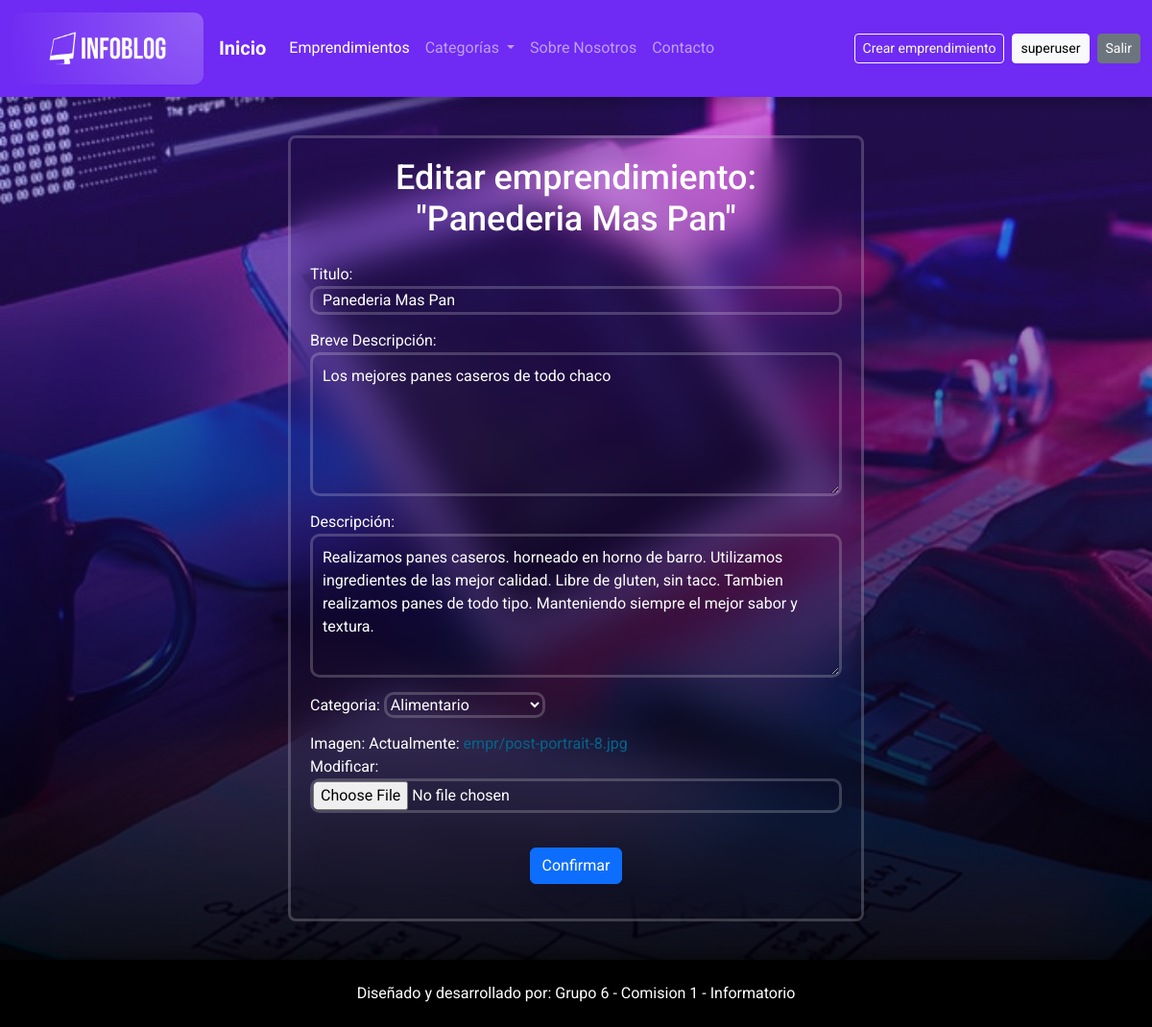
/emprendimientos/Editar/47 (signed in), run on the app's committed database.
### apps/empr/models.py (models this page shows, shortened)
class Emprendimientos(models.Model):
    creado = models.DateTimeField(
		'creado',
		auto_now_add=True
	)
    modificado = models.DateTimeField(
		'modificado',
		auto_now=True
	)
    titulo = models.CharField(max_length=80)
    resumen = models.TextField()
    contenido = models.TextField()
    autor = models.ForeignKey(User, on_delete = models.CASCADE)
    imagen = models.ImageField(upload_to= 'empr')
    categoria = models.ForeignKey(Categoria, on_delete = models.CASCADE)

### apps/empr/views.py (the view, shortened to what this page needs)
# urls.py: path('Editar/<int:pk>', views.EditarEmprendimientos.as_view(), name="editar_emprendimientos"),
class EditarEmprendimientos(LoginRequiredMixin, UserPassesTestMixin, UpdateView):
    model = Emprendimientos
    form_class = Form_Modificacion
    template_name = 'empr/editar.html'
    def test_func(self):
        return self.request.user.is_staff
    def get_context_data(self, **kwargs):
        context = super().get_context_data(**kwargs)
        context['emprendimiento_id'] = self.object.pk
        return context
    def dispatch(self, request, *args, **kwargs):
        if not self.test_func():
            return self.handle_no_permission()
        return super().dispatch(request, *args, **kwargs)

### apps/empr/forms.py
class Form_Modificacion(forms.ModelForm):
    class Meta:
        model = Emprendimientos
        fields = ('titulo','resumen','contenido','categoria','imagen')
        labels = {
            'resumen': 'Breve Descripción',
            'contenido': 'Descripción',
        }

### apps/empr/models.py (called while the page is built)
    def __str__(self):
        return self.nombre

### proyectoFinal/context_processors.py (called while the page is built)
def categorias_processor(request):
    cat_context = Categoria.objects.all()
    num_categorias = len(cat_context)
    return {
        'cat_context': cat_context,
        'num_categorias': num_categorias,
    }

def emprendimientos_processor(request):
    emprendimientos = Emprendimientos.objects.all()
    num_emprendimientos = len(emprendimientos)
    return{
        'empr_context': emprendimientos,
        'num_emprendimientos': num_emprendimientos,
    }

def usuarios_processor(request):
    usuarios = User.objects.all()
    num_usuarios = len(usuarios)
    return{
        'num_usuarios': num_usuarios
    }

def emprendimientos_categorias(request):
    categorias = Categoria.objects.filter(emprendimientos__isnull=False).distinct()
    emprendimientos_por_categoria = {}
    for cat in categorias:
        emprendimientos = Emprendimientos.objects.filter(categoria=cat)
        emprendimientos_por_categoria[cat] = emprendimientos
    return {'empr_cat': emprendimientos_por_categoria}

### templates/empr/editar.html
{% extends 'base.html' %}
{% block css %}
{% load static %}
<link rel="stylesheet" href="{% static 'css/style_crear.css'%}">
{% endblock css %}
{% block contenido %}
<div class="base">
  <form class="contenedor" action="" method="post" enctype="multipart/form-data">{% csrf_token %}
  <h3 class="mb-4">Editar emprendimiento: "{{object.titulo}}"</h3>
    {{form.as_div}}
    <p><input type="submit" class="btn btn-primary btn-block" value="Confirmar"></p>
  </form>
</div>
{% endblock contenido %}

### templates/base.html (shortened to what this page needs)
{% load static %}
{% load humanize %}
<!DOCTYPE html>
<html lang="es">
    <head>
        {% block css %}
        {% endblock css %}
        <link href="https://cdn.jsdelivr.net/npm/bootstrap@5.3.0/dist/css/bootstrap.min.css" rel="stylesheet">
        <link rel="stylesheet" href="{% static 'css/style.css'%}">
    </head>
    <body>
        {% if user.is_authenticated %}
        <nav class="navbar navbar-expand-lg" data-bs-theme="dark" style="background-color: #6F2AF3;">
            <div class="container-fluid">
                <a class="navbar-brand" href="{% url 'home' %}">
                    <img src="{% static 'img/InfoBlog_Logo.png'%}" alt="Bootstrap" class="estlogo">
                </a>
                <a class="navbar-brand mb-0 h1 fw-bold" href="{% url 'home' %}" >Inicio</a>
                <div class="collapse navbar-collapse" id="navbarSupportedContent">
                    <ul class="navbar-nav me-auto mb-2 mb-lg-0">
                        <li class="nav-item">
                            <a class="nav-link active" aria-current="page" href="{% url 'empr:listar_emprendimientos' %}">Emprendimientos</a>
                        </li>
                        <li class="nav-item dropdown">
                            <a class="nav-link dropdown-toggle" href="#" role="button" data-bs-toggle="dropdown" aria-expanded="false">
                                Categorías
                            </a>
                        </li>
                        <li class="nav-item">
                            <a class="nav-link" href="{% url 'sobre_nosotros' %}">Sobre Nosotros</a>
                        </li>
                        <li class="nav-item">
                            <a class="nav-link" href="{% url 'contactos:contacto' %}">Contacto</a>
                        </li>
                    </ul>
                    <div class="d-grid gap-2 d-md-flex justify-content-md-end">
                        {%if user.is_staff%}
                        <a href="{%url 'empr:crear_empredimiento'%}" class="btn btn-outline-light btn-sm">Crear emprendimiento</a>
                        {%endif%}
                        <a href="{% url 'empr:crear_empredimiento' %}"><button type="button" class="btn btn-light btn-sm">{{ user.username }}</button></a>
                        <a href="{% url 'logout' %}"><button type="button" class="btn btn-secondary btn-sm">Salir</button></a>
                    </div>
                    {% endif %}
                </div>
            </div>
        </nav>
       {% block contenido %}
       {% endblock contenido %}
       <footer><p>Diseñado y desarrollado por: Grupo 6 - Comision 1 - Informatorio</p></footer>
    </body>
</html>

### static/css/style_crear.css (style rules this page uses)
* { margin: 0; padding: 0; }
.base { display: flex; justify-content: center; align-items: center; background:linear-gradient(rgba(111,42,243,0.3), rgba(0,0,0,0.9)), url("../img/login/fondo1.jpg"); background-size: cover; height: auto; }
.contenedor { width: 600px; background: transparent; backdrop-filter: blur(20px); color: white; padding: 20px; margin: 40px; border: solid; border-radius: 8px; border-color: rgba(255, 255, 255, 0.2); }
.contenedor .mb-4 { font-size: 36px; text-align: center; }
.contenedor div { margin: 15px 0 15px 0; }
.contenedor div textarea { display: block; width: 100%; height: 150px; padding: 10px; background: transparent; border: 3px solid rgba(255, 255, 255, 0.2); border-radius: 10px; color: white; }
.contenedor div input { display: block; width: 100%; background: transparent; border: 3px solid rgba(255, 255, 255, 0.2); border-radius: 10px; color: white; }
#id_titulo { padding: 0 10px; }
.contenedor div select { background: transparent; border: 3px solid rgba(255, 255, 255, 0.2); border-radius: 10px; color: white; }
.contenedor div select option { background: black; }
.contenedor p { margin-top: 36px; display: flex; justify-content: center; }

### static/css/style.css (style rules this page uses)
* { margin: 0; padding: 0; -webkit-box-sizing: border-box; -moz-box-sizing: border-box; box-sizing: border-box; }
body { padding: 0; margin: 0; background: linear-gradient(rgba(111,42,243,0.5), rgba(111,42,243,0.2)) ,url("../img/fondo-claro2.jpg"); background-size:cover; font-family: 'Roboto', 'Open Sans', Arial, Helvetica, Sans-serif, Verdana; }
a { text-decoration: none; }
nav { box-shadow: 0 5px 15px rgba(0, 0, 0, 0.3); }
.estlogo { width: 200px; border-radius: 10px; }
footer { background: black; display: absolute; bottom: 0; width: 100%; height: 70px; text-align: center; padding: 10px; box-shadow: 0 -5px 15px rgba(0, 0, 0, 0.3); }
footer p { color: white; padding: 3px; margin-top: 10px; }
a { color: #03658c; text-decoration: none; }
ul { list-style-type: none; }

### data on the page
Emprendimientos: titulo "Panederia Mas Pan", resumen "Los mejores panes caseros de todo chaco", contenido "Realizamos panes caseros. horneado en horno de barro. Utilizamos ingredientes de las mejor calidad. Libre de gluten, sin tacc. Tambien realizamos panes de todo tipo. Manteniendo siempre el mejor sabor y textura.", categoria "Alimentario"

### other printed values
{{ user.username }} "superuser"
